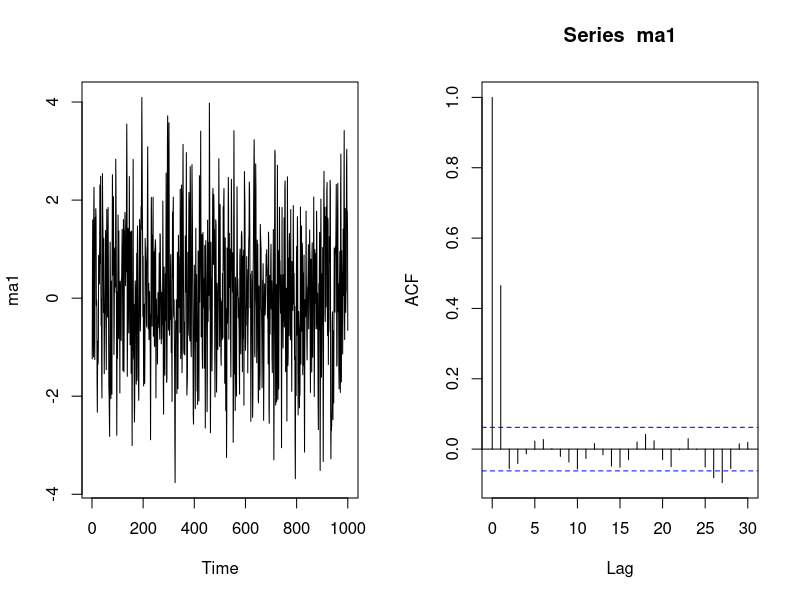
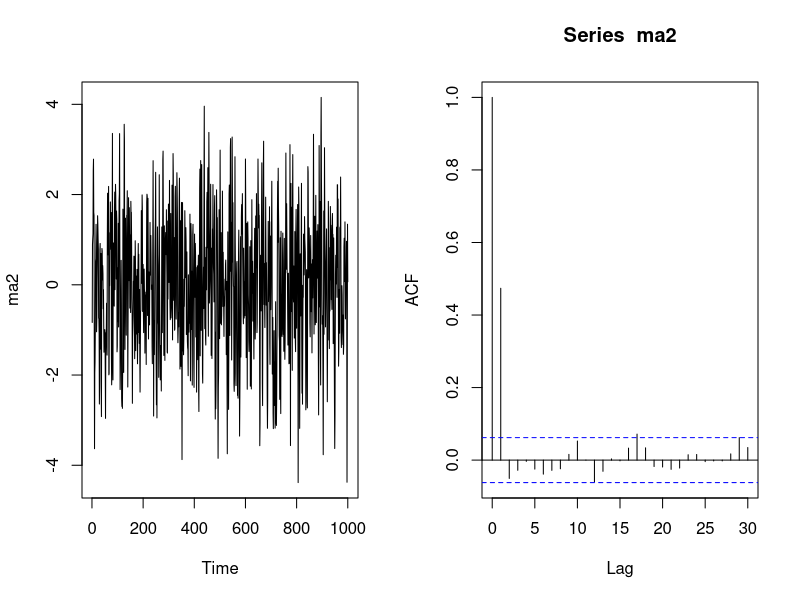

Recreate these plots in R, in order. (Note: this script raises an error after producing the figures.)
## ---- chunk 1
par(mfrow = c(1, 2))
ma1 = arima.sim(list(order=c(0,0,1), ma = 0.9), n = 1000)
plot(ma1)
acf(ma1)

ma2 = arima.sim(list(order=c(0,0,1), ma = 1/0.9), n = 1000)
plot(ma2)
acf(ma2)

ar1 = arima.sim(list(order=c(1,0,0), ar = 1.1), n = 1000)
plot(ar1)
acf(ar1)
